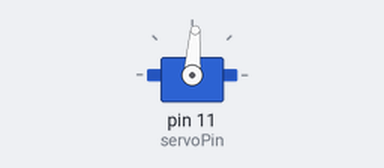
A sketch run on a simulated Arduino Uno, built with avr-gcc and run on an emulated ATmega328P. On the bench: servo.

Above: at 0.05 s.
At 3.65 s:
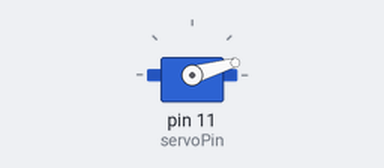
At 6.55 s:
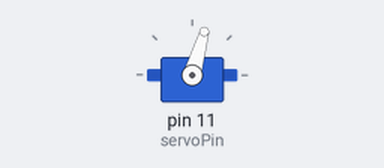
At 13.6 s:
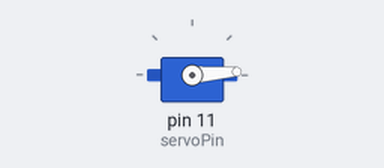
Timing chart, 0 to 17.7 s (numbered marks = the images above):
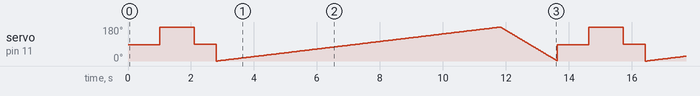

Measured:
- by itself, servo on pin 11 (servoPin): moves between 0° and 180°, repeating every 13.6 s

The sketch:

servo_motor_9g.ino
```cpp
#include <Servo.h>

/*
Into Robotics
*/


int servoPin = 11;

Servo servo;

int servoAngle = 0;   // servo position in degrees

void setup()
{
  Serial.begin(9600);
  servo.attach(servoPin);
}


void loop()
{
//control the servo's direction and the position of the motor

   servo.write(86);      // Turn SG90 servo Left to 45 degrees
   delay(1000);          // Wait 1 second
   servo.write(360);      // Turn SG90 servo back to 90 degrees (center position)
   delay(1000);          // Wait 1 second
   servo.write(180);     // Turn SG90 servo Right to 135 degrees
   delay(100);          // Wait 1 second
   servo.write(90);      // Turn SG90 servo back to 90 degrees (center position)
   delay(700);

//end control the servo's direction and the position of the motor


//control the servo's speed

//if you change the delay value (from example change 50 to 10), the speed of the servo changes
  for(servoAngle = 0; servoAngle < 180; servoAngle++)  //move the micro servo from 0 degrees to 180 degrees
  {
    servo.write(servoAngle);
    delay(50);
  }

  for(servoAngle = 180; servoAngle > 0; servoAngle--)  //now move back the micro servo from 0 degrees to 180 degrees
  {
    servo.write(servoAngle);
    delay(10);
  }
  //end control the servo's speed
}
```
